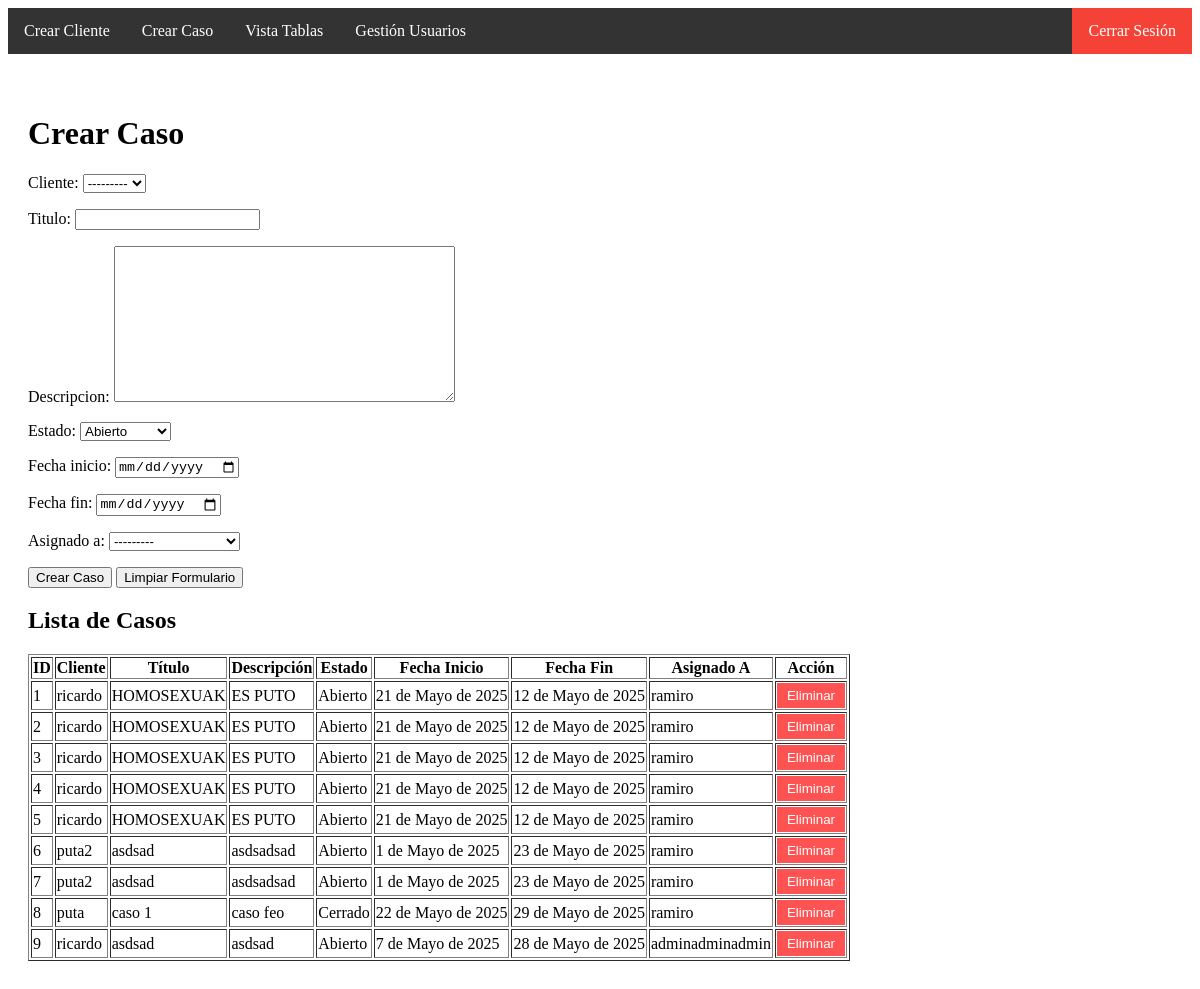
The page /crear_caso/ (signed in) on the database its author committed.
### despacho/models.py (models this page shows, shortened)
class Caso(models.Model):
    ESTADO_CHOICES = [
        ('Abierto', 'Abierto'),
        ('Cerrado', 'Cerrado'),
        ('En Proceso', 'En Proceso'),
    ]
    cliente = models.ForeignKey(Cliente, on_delete=models.CASCADE, related_name='casos')
    titulo = models.CharField(max_length=200)
    descripcion = models.TextField(blank=True)
    estado = models.CharField(max_length=10, choices=ESTADO_CHOICES, default='Abierto')
    fecha_inicio = models.DateField()
    fecha_fin = models.DateField(null=True, blank=True)
    asignado_a = models.ForeignKey(User, on_delete=models.SET_NULL, null=True, blank=True,
                                   related_name='casos_asignados')
    class Meta:
        verbose_name = 'Caso'
        verbose_name_plural = 'Casos'

class Cliente(models.Model):
    nombre = models.CharField(max_length=100)
    telefono = models.CharField(max_length=20)
    email = models.EmailField(unique=True)
    creado_por = models.ForeignKey(User, on_delete=models.SET_NULL, null=True, related_name='clientes')
    class Meta:
        verbose_name = 'Cliente'
        verbose_name_plural = 'Clientes'
    def __str__(self):
        return self.nombre

### despacho/views.py (the view, shortened to what this page needs)
# urls.py: path('crear_caso/', crear_caso, name='crear_caso'),
@login_required
def crear_caso(request):
    if request.method == 'POST':
        form = CasoForm(request.POST)
        if form.is_valid():
            caso = form.save(commit=False)
            if not caso.asignado_a:
                caso.asignado_a = request.user
            caso.save()
            messages.success(request, 'Caso creado exitosamente')
        else:
            messages.error(request, 'Error al crear caso. Verifique los datos ingresados.')
    else:
        form = CasoForm()
    casos = Caso.objects.all()
    return render(request, 'crear_caso.html', {'form': form, 'casos': casos})

### despacho/forms.py
class CasoForm(forms.ModelForm):
    class Meta:
        model = Caso
        fields = ['cliente', 'titulo', 'descripcion', 'estado', 'fecha_inicio', 'fecha_fin', 'asignado_a']
        widgets = {
            'cliente': forms.Select(attrs={'required': True}),
            'titulo': forms.TextInput(attrs={'required': True}),
            'descripcion': forms.Textarea(attrs={'required': False}),
            'estado': forms.Select(attrs={'required': True}),
            'fecha_inicio': forms.DateInput(attrs={'type': 'date', 'required': True}),
            'fecha_fin': forms.DateInput(attrs={'type': 'date', 'required': False}),
            'asignado_a': forms.Select(attrs={'required': False}),
        }

### templates/crear_caso.html (shortened to what this page needs)
{% extends 'base.html' %}
{% block content %}
    <h1>Crear Caso</h1>
    <form id="casoForm" method="POST">
        {{ form.as_p }}
        <button type="submit">Crear Caso</button>
        <button type="button" onclick="clearForm()">Limpiar Formulario</button>
    </form>
    <h2>Lista de Casos</h2>
    <table border="1">
        <thead>
            <tr>
                <th>ID</th>
                <th>Cliente</th>
                <th>Título</th>
                <th>Descripción</th>
                <th>Estado</th>
                <th>Fecha Inicio</th>
                <th>Fecha Fin</th>
                <th>Asignado A</th>
                <th>Acción</th>
            </tr>
        </thead>
        <tbody>
            {% for caso in casos %}
                <tr>
                    <td>{{ caso.id }}</td>
                    <td>{{ caso.cliente }}</td>
                    <td>{{ caso.titulo }}</td>
                    <td>{{ caso.descripcion }}</td>
                    <td>{{ caso.estado }}</td>
                    <td>{{ caso.fecha_inicio }}</td>
                    <td>{{ caso.fecha_fin }}</td>
                    <td>{{ caso.asignado_a }}</td>
                    <td>
                        <form method="POST" style="display: inline;" onsubmit="return confirm('¿Está seguro de eliminar este caso?');">
                            <button type="submit" name="delete_caso" value="{{ caso.id }}"
                                    style="background-color:#ff5252;color:white;border:none;padding:5px 10px;cursor:pointer;">
                                Eliminar
                            </button>
                        </form>
                    </td>
                </tr>
            {% endfor %}
        </tbody>
    </table>
{% endblock %}

### rows shown on the page
Caso: id "1", cliente "ricardo", titulo "HOMOSEXUAK", descripcion "ES PUTO", estado "Abierto", fecha_inicio "21 de Mayo de 2025", fecha_fin "12 de Mayo de 2025", asignado_a "ramiro"
Caso: id "2", cliente "ricardo", titulo "HOMOSEXUAK", descripcion "ES PUTO", estado "Abierto", fecha_inicio "21 de Mayo de 2025", fecha_fin "12 de Mayo de 2025", asignado_a "ramiro"
Caso: id "3", cliente "ricardo", titulo "HOMOSEXUAK", descripcion "ES PUTO", estado "Abierto", fecha_inicio "21 de Mayo de 2025", fecha_fin "12 de Mayo de 2025", asignado_a "ramiro"
Caso: id "4", cliente "ricardo", titulo "HOMOSEXUAK", descripcion "ES PUTO", estado "Abierto", fecha_inicio "21 de Mayo de 2025", fecha_fin "12 de Mayo de 2025", asignado_a "ramiro"
Caso: id "5", cliente "ricardo", titulo "HOMOSEXUAK", descripcion "ES PUTO", estado "Abierto", fecha_inicio "21 de Mayo de 2025", fecha_fin "12 de Mayo de 2025", asignado_a "ramiro"
Caso: id "6", cliente "puta2", titulo "asdsad", descripcion "asdsadsad", estado "Abierto", fecha_inicio "1 de Mayo de 2025", fecha_fin "23 de Mayo de 2025", asignado_a "ramiro"
Caso: id "7", cliente "puta2", titulo "asdsad", descripcion "asdsadsad", estado "Abierto", fecha_inicio "1 de Mayo de 2025", fecha_fin "23 de Mayo de 2025", asignado_a "ramiro"
Caso: id "8", cliente "puta", titulo "caso 1", descripcion "caso feo", estado "Cerrado", fecha_inicio "22 de Mayo de 2025", fecha_fin "29 de Mayo de 2025", asignado_a "ramiro"
Caso: id "9", cliente "ricardo", titulo "asdsad", descripcion "asdsad", estado "Abierto", fecha_inicio "7 de Mayo de 2025", fecha_fin "28 de Mayo de 2025", asignado_a "adminadminadmin"
